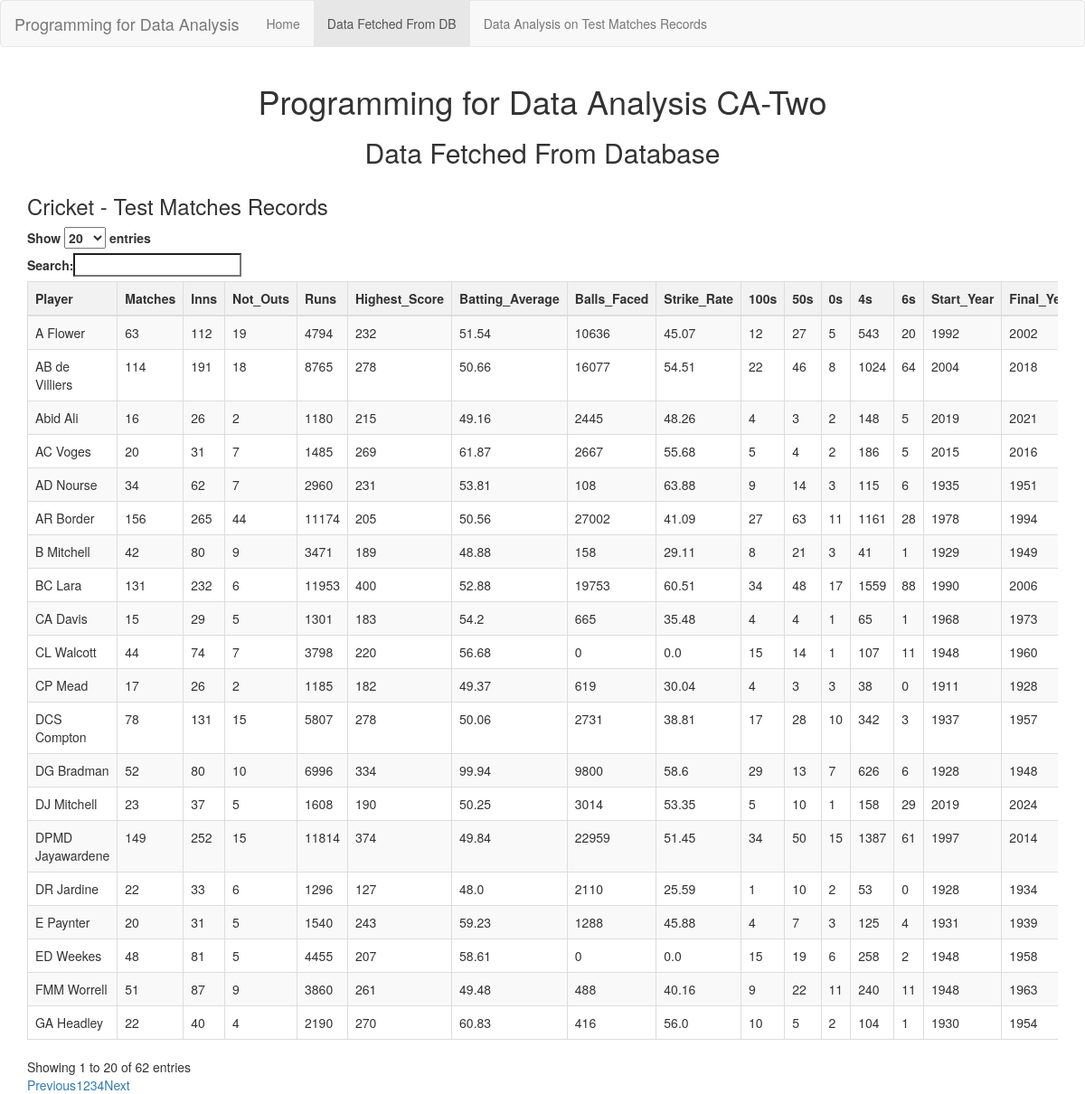
Screenshot of /data_fetched_from_db with the database file from the repository.
### tables this page shows
CREATE TABLE "test_cricket_records" (
"Player" TEXT,
  "Matches" INTEGER,
  "Inns" INTEGER,
  "Not_Outs" INTEGER,
  "Runs" INTEGER,
  "Highest_Score" INTEGER,
  "Batting_Average" REAL,
  "Balls_Faced" INTEGER,
  "Strike_Rate" REAL,
  "100s" INTEGER,
  "50s" INTEGER,
  "0s" INTEGER,
  "4s" INTEGER,
  "6s" INTEGER,
  "Start_Year" INTEGER,
  "Final_Year" INTEGER,
  "Country" TEXT,
  "Career_Length" INTEGER
);

### app.py (the view)
@app.route('/data_fetched_from_db')
def route_fetch_all_test_records():
    data = fetch_all_test_records()
    data_df = pd.DataFrame(data)
    rows = data_df.values.tolist()
    cols = df.columns.tolist()
    return render_template('cleaned_data.html', rows=rows, cols=cols)

### app.py (called while the page is built)
def fetch_all_test_records():
    conn = sqlite3.connect('cricket_data.db')
    cursor = conn.cursor()
    cursor.execute("SELECT * FROM test_cricket_records")
    data_from_db = cursor.fetchall()
    return data_from_db

### templates/cleaned_data.html (shortened to what this page needs)
<!DOCTYPE html>
<html>
<head>
    <link rel="stylesheet" href="{{ url_for('static', filename='css/style.css') }}">
    <link rel="stylesheet" href="https://maxcdn.bootstrapcdn.com/bootstrap/3.4.1/css/bootstrap.min.css">
    <link rel="stylesheet" type="text/css" href="https://cdn.datatables.net/1.10.24/css/dataTables.bootstrap.min.css">
</head>
<body>
    <nav class="navbar navbar-default">
        <div class="container-fluid">
            <div class="navbar-header">
                <a class="navbar-brand" href="#">Programming for Data Analysis</a>
            </div>
            <ul class="nav navbar-nav">
                <li><a href="/">Home</a></li>
                <li class="active"><a href="/data_fetched_from_db">Data Fetched From DB</a></li>
                <li><a href="/test_records_analysis">Data Analysis on Test Matches Records </a></li>
            </ul>
        </div>
    </nav>
    <div class="container">
        <div>
            <h1>Programming for Data Analysis CA-Two</h1>
            <h2>Data Fetched From Database</h2>
        </div>
        <div class="table-container">
            <h3>Cricket - Test Matches Records</h3>
            <table id="cricketTable" class="table table-striped table-bordered" style="width:100%">
                <thead>
                    <tr>
                        {% for col in cols %}
                        <th>{{ col }}</th>
                        {% endfor %}
                    </tr>
                </thead>
                <tbody>
                    {% for row in rows %}
                    <tr>
                        {% for val in row %}
                        <td>{{ val }}</td>
                        {% endfor %}
                    </tr>
                    {% endfor %}
                </tbody>
            </table>
        </div>
    </div>
</body>
</html>

### static/css/style.css (style rules this page uses)
body { font-family: Arial, sans-serif; background-color: #E1AD01; }
h1 { text-align: center; }
h2 { text-align: center; }
table { width: 100%; border-collapse: collapse; }
th, td { border: 1px solid #dddddd; text-align: left; padding: 8px; }
th { background-color: #f2f2f2; }
.table-container { overflow-x: auto; max-width: 100%; }

### rows the page displays
test_cricket_records: Player "DG Bradman", row "52" "80" "10" "6996" "334" "99.94" "9800" "58.6" "29" "13" "7" "626" "6" "1928" "1948"
test_cricket_records: Player "AC Voges", row "20" "31" "7" "1485" "269" "61.87" "2667" "55.68" "5" "4" "2" "186" "5" "2015" "2016"
test_cricket_records: Player "GA Headley", row "22" "40" "4" "2190" "270" "60.83" "416" "56.0" "10" "5" "2" "104" "1" "1930" "1954"
test_cricket_records: Player "E Paynter", row "20" "31" "5" "1540" "243" "59.23" "1288" "45.88" "4" "7" "3" "125" "4" "1931" "1939"
test_cricket_records: Player "ED Weekes", row "48" "81" "5" "4455" "207" "58.61" "0" "0.0" "15" "19" "6" "258" "2" "1948" "1958"
test_cricket_records: Player "CL Walcott", row "44" "74" "7" "3798" "220" "56.68" "0" "0.0" "15" "14" "1" "107" "11" "1948" "1960"
test_cricket_records: Player "CA Davis", row "15" "29" "5" "1301" "183" "54.2" "665" "35.48" "4" "4" "1" "65" "1" "1968" "1973"
test_cricket_records: Player "AD Nourse", row "34" "62" "7" "2960" "231" "53.81" "108" "63.88" "9" "14" "3" "115" "6" "1935" "1951"
test_cricket_records: Player "BC Lara", row "131" "232" "6" "11953" "400" "52.88" "19753" "60.51" "34" "48" "17" "1559" "88" "1990" "2006"
test_cricket_records: Player "A Flower", row "63" "112" "19" "4794" "232" "51.54" "10636" "45.07" "12" "27" "5" "543" "20" "1992" "2002"
test_cricket_records: Player "AB de Villiers", row "114" "191" "18" "8765" "278" "50.66" "16077" "54.51" "22" "46" "8" "1024" "64" "2004" "2018"
test_cricket_records: Player "AR Border", row "156" "265" "44" "11174" "205" "50.56" "27002" "41.09" "27" "63" "11" "1161" "28" "1978" "1994"
test_cricket_records: Player "DJ Mitchell", row "23" "37" "5" "1608" "190" "50.25" "3014" "53.35" "5" "10" "1" "158" "29" "2019" "2024"
test_cricket_records: Player "DCS Compton", row "78" "131" "15" "5807" "278" "50.06" "2731" "38.81" "17" "28" "10" "342" "3" "1937" "1957"
test_cricket_records: Player "DPMD Jayawardene", row "149" "252" "15" "11814" "374" "49.84" "22959" "51.45" "34" "50" "15" "1387" "61" "1997" "2014"
test_cricket_records: Player "FMM Worrell", row "51" "87" "9" "3860" "261" "49.48" "488" "40.16" "9" "22" "11" "240" "11" "1948" "1963"
test_cricket_records: Player "CP Mead", row "17" "26" "2" "1185" "182" "49.37" "619" "30.04" "4" "3" "3" "38" "0" "1911" "1928"
test_cricket_records: Player "Abid Ali", row "16" "26" "2" "1180" "215" "49.16" "2445" "48.26" "4" "3" "2" "148" "5" "2019" "2021"
test_cricket_records: Player "B Mitchell", row "42" "80" "9" "3471" "189" "48.88" "158" "29.11" "8" "21" "3" "41" "1" "1929" "1949"
test_cricket_records: Player "DR Jardine", row "22" "33" "6" "1296" "127" "48.0" "2110" "25.59" "1" "10" "2" "53" "0" "1928" "1934"

### other values shown
{{ col }} "Player" "Matches" "Inns" "Not_Outs" "Runs" "Highest_Score" "Batting_Average" "Balls_Faced" "Strike_Rate" "100s" "50s" "0s" "4s" "6s" "Start_Year"
